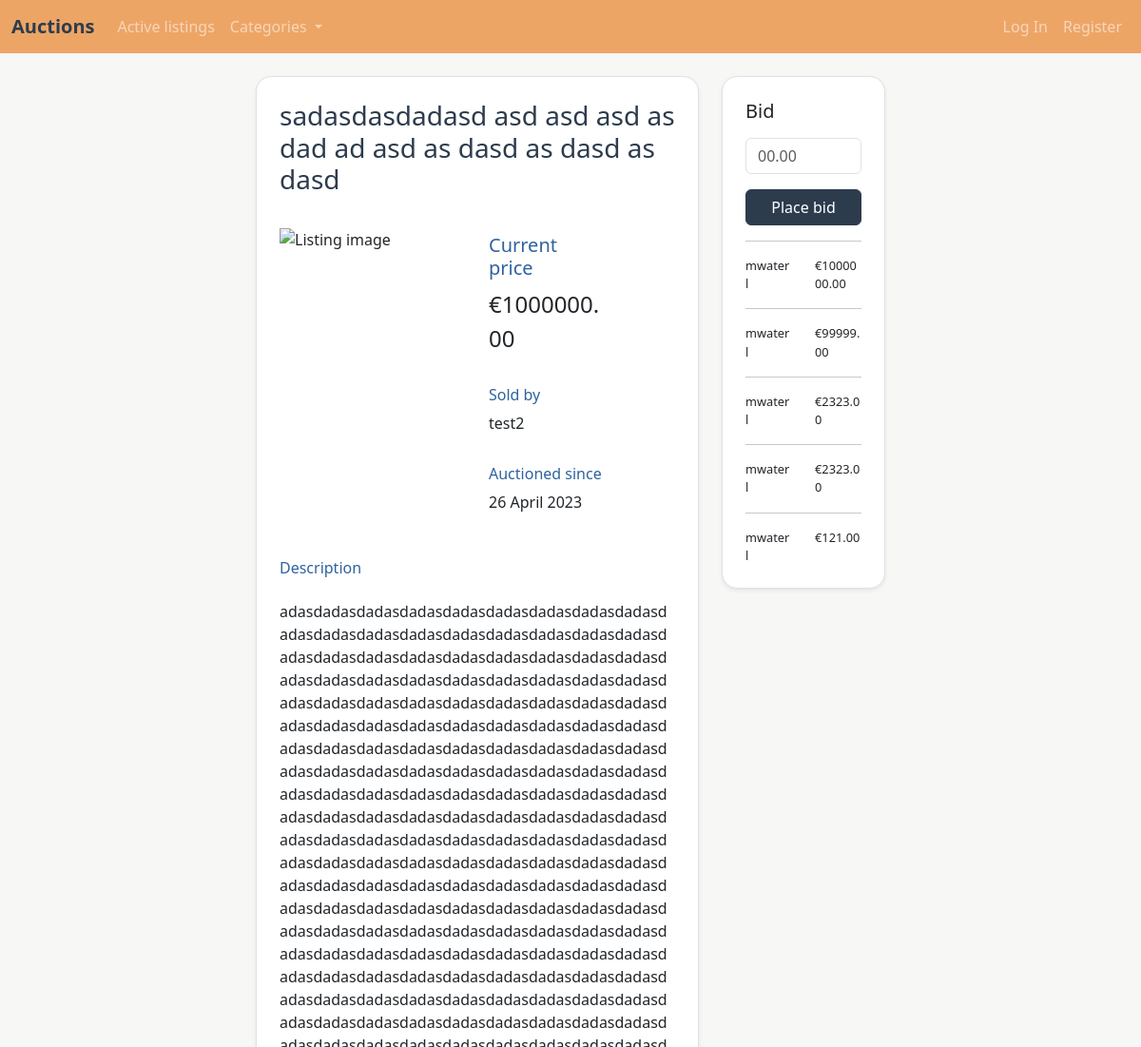
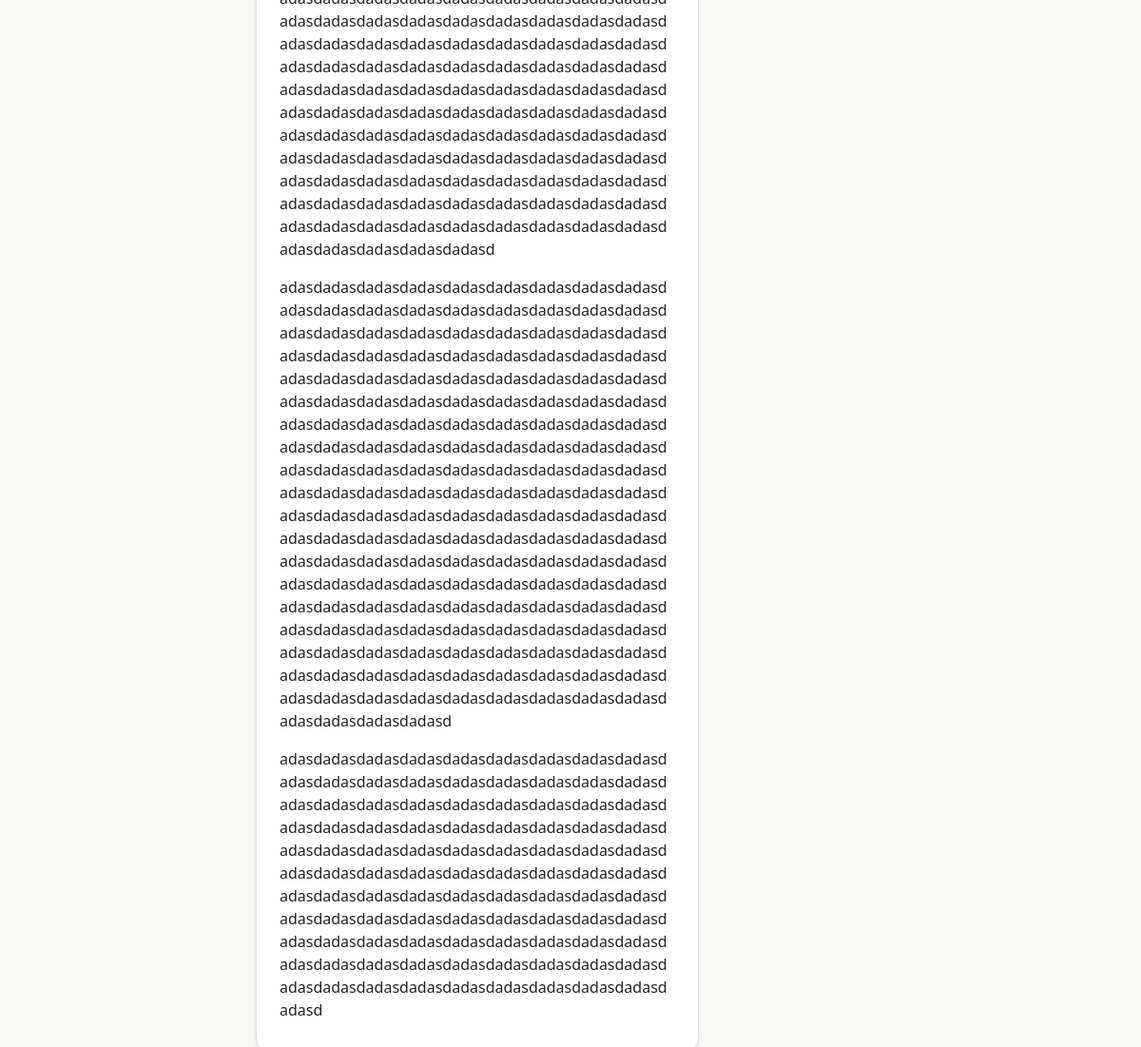
The app's page /listing/50 with its own data (2 pictures, top to bottom).
### auctions/models.py (models this page shows)
class Listing(models.Model):
    id = models.AutoField(primary_key=True)
    title = models.CharField(max_length=64)
    description = models.TextField(max_length=5000)
    starting_bid = models.FloatField(
        validators=[MinValueValidator(0), MaxValueValidator(1000000)],
    )
    highest_bid = models.FloatField(
        blank=True,
        validators=[MinValueValidator(0), MaxValueValidator(1000000)],
    )
    image_url = models.URLField(blank=True)
    category = models.CharField(max_length=64, choices=CATEGORIES)
    user = models.ForeignKey(User, on_delete=models.CASCADE)
    date = models.DateTimeField(auto_now_add=True)

class User(AbstractUser):
    id = models.AutoField(primary_key=True)
    watched_listing = models.ManyToManyField('Listing', related_name='watched_listing')

class Bid(models.Model):
    id = models.AutoField(primary_key=True)
    amount = models.FloatField(
        validators=[MinValueValidator(0), MaxValueValidator(1000000)],
    )
    listing = models.ForeignKey(Listing, on_delete=models.CASCADE)
    user = models.ForeignKey(User, on_delete=models.CASCADE)
    date = models.DateTimeField(auto_now_add=True)

### auctions/views.py (the view, shortened to what this page needs)
# urls.py: path("listing/<str:id>", views.listing, name="listing"),
def listing(request, id):
    try:
        listing = Listing.objects.get(pk=id)
    except Listing.DoesNotExist:
        raise Http404
    if request.method == "GET":
        if request.user.is_authenticated:
            on_watchlist = listing in request.user.watched_listing.all()
        else:
            on_watchlist = False
        top5_bids = Bid.objects.filter(listing_id=listing.id).order_by('-amount')[:5]
        return render(request, "auctions/listing.html", {
            "listing": listing,
            "on_watchlist": on_watchlist,
            "placeholder_img": PLACEHOLDER_IMG,
            "form": BidForm(),
            "bids": top5_bids
        })

### auctions/forms.py
class BidForm(ModelForm):
    class Meta:
        model = Bid
        fields = "__all__"
        exclude = ['user', 'listing']
        widgets = {
            'amount': NumberInput(attrs={'min': 0, 'max': 1000000, 'placeholder': "00.00"})
        }

### auctions/templates/auctions/listing.html (shortened to what this page needs)
{% extends "auctions/layout.html" %}
{% block content %}
<div class="row justify-content-center gy-2">
    <div class="col-12 col-lg-5">
        <div class="container border rounded-4 shadow-sm px-4 pt-4 pb-0" style="word-wrap: break-word;">
            <h3 class="mp-darkblue">{{ listing.title }}</h3>
            <div class="row py-4">
                <div class="col-12 col-sm-8 col-xl-6">
                    {% if listing.image_url %}
                    <img src="{{ listing.image_url }}" alt="Listing image" class="listing-img"
                        onerror="this.src='{{ placeholder_img }}'"></a>
                    {% else %}
                    <img src="{{ placeholder_img }}" alt="Listing image" class="listing-img"></a>
                    {% endif %}
                </div>
                <div class="col-12 col-sm-4 col-xl-4">
                    <div class="row py-2">
                        <h5 class="mp-lightblue">Current price</h5>
                        <p style="font-size:1.5rem;">€{{ listing.highest_bid|floatformat:2 }}</p>
                    </div>
                    <div class="row py-2">
                        <h6 class="mp-lightblue">Sold by</h6>
                        <p>{{ listing.user }}</p>
                    </div>
                    <div class="row py-2">
                        <h6 class="mp-lightblue">Auctioned since</h6>
                        <p>{{ listing.date|date:"d F Y"}}</p>
                    </div>
                </div>
            </div>
            <div class="row">
                <h6 class="mp-lightblue">Description</h6>
                <p>{{ listing.description|linebreaks }}</p>
            </div>
        </div>
    </div>
    <div class="col-12 col-lg-2">
        <div class="container border rounded-4 shadow-sm p-4" style="word-wrap: break-word;">
            <h5>Bid</h5>
            <p>
                {% load django_bootstrap5 %}
            <form action="{% url 'listing' listing.pk %}" method="post">
                {% bootstrap_field form.amount show_label=False addon_before="€"%}
                {% bootstrap_button "Place bid" button_type="submit" button_class="btn-primary" name="place_bid" %}
            </form>
            </p>
            {% if bids %}
                {% for bid in bids %}
                <hr>
                <div class="row bid">
                    <div class="col-6">{{ bid.user|truncatechars:16 }}</div>
                    <div class="col-6">€{{ bid.amount|floatformat:2 }}</div>
                </div>
                {% endfor %}
            {% endif %}
        </div>
    </div>
</div>
{% endblock %}

### auctions/static/auctions/styles.css (style rules this page uses)
body { background-color: #F7F7F6; }
.mp-darkblue { color: #2D3C4D; }
.mp-lightblue { color: #2f639e; }
.btn-primary { background-color: #2D3C4D; border-color: #2D3C4D; }

### auctions/templates/auctions/listing.html (style rules this page uses)
.container { background-color: white; max-width: 800px; }
.listing-img { width: 100%; object-fit: cover; }
.btn { width: 100%; }
.bid { font-size: 0.8rem; }

### records on screen
Listing: title "sadasdasdadasd asd asd asd as dad ad asd as dasd as dasd as dasd", highest_bid "1000000.00", user "test2", date "26 April 2023", description "adasdadasdadasdadasdadasdadasdadasdadasdadasdadasdadasdadasdadasdadasdadasdadasdadasdadasdadasdadasdadasdadasdadasdadasdadasdadasdadasdadasdadasdadasdadasdadasdadasdadasdadasdadasdadasdadasdadasdadasdadasdadasdadasdadasdadasdadasdadasdadasdadasdadasdadasdadasdadasdadasdadasdadasdadasdadasdadasdadasdadasdadasdadasdadasdadasdadasdadasdadasdadasdadasdadasdadasdadasdadasdadasdadasdadasdadasdadasdadasdadasdadasdadasdadasdadasdadasdadasdadasdadasdadasdadasdadasdadasdadasdadasdadasdadasdadasdadasdadasdadasdadasdadasdadasdadasdadasdadasdadasdadasdadasdadasdadasdadasdadasdadasdadasdadasdadasdadasdadasdadasdadasdadasdadasdadasdadasdadasdadasdadasdadasdadasdadasdadasdadasdadasdadasdadasdadasdadasdadasd…"
Bid: user "mwaterl", amount "1000000.00"
Bid: user "mwaterl", amount "99999.00"
Bid: user "mwaterl", amount "2323.00"
Bid: user "mwaterl", amount "2323.00"
Bid: user "mwaterl", amount "121.00"
